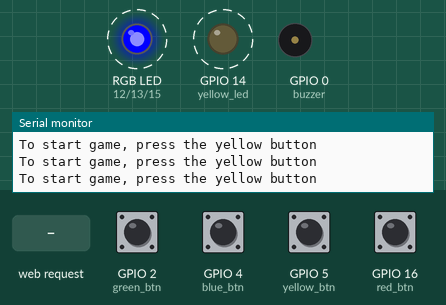
A sketch run on a simulated ESP8266 (NodeMCU). Parts: an RGB LED mixed from three pins (HIGH = lit), output pins drawn as LEDs (lit = HIGH), buzzer (waves = sounding), the last lines printed to the serial monitor. Dashed ring = blinking. The test bench sets the inputs (shaded band); at power-on: GPIO 2 (green_btn), GPIO 4 (blue_btn), GPIO 5 (yellow_btn), GPIO 16 (red_btn) HIGH. WiFi joins after 1.5 s; servers stay silent unless stated; random numbers use the default seed unless the sketch sets one.

Above: at 2.43 s.
2.8 s: GPIO 5 (yellow_btn) pulled LOW for 0.5 s
At 4.5 s:
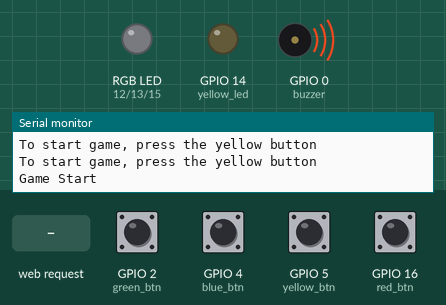
5.6 s: GPIO 4 (blue_btn) pulled LOW for 0.5 s
At 6.5 s:
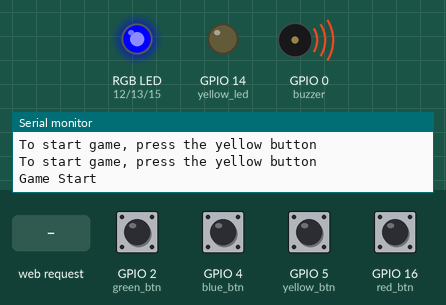
9.1 s: HTTP request GET / received
12.1 s: GPIO 2 (green_btn) pulled LOW for 0.5 s
15.1 s: GPIO 5 (yellow_btn) pulled LOW for 1 s
At 15.7 s:
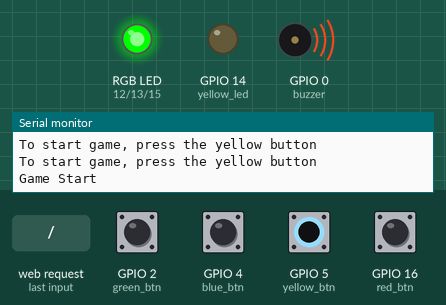
Timing chart, 0 to 18.1 s (numbered marks = the images above; inputs shaded):
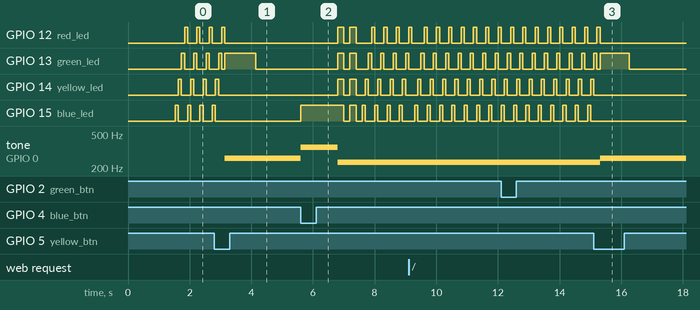

Measured:
- after the input at 2.8 s, tone on GPIO 0 (buzzer): silent → 261 Hz after 0.34 s
- after the input at 5.6 s, GPIO 12 (red_led): LOW → HIGH after 1.2 s, → LOW 0.20 s later, → HIGH 0.20 s later, → LOW 0.20 s later, … (10 changes in this stretch); GPIO 13 (green_led): goes HIGH 0.20 s, LOW 0.20 s, HIGH 0.20 s, LOW 0.40 s, 3 × (HIGH 0.10 s, LOW 0.30 s), then HIGH, starting after 1.2 s
- after the input at 15.1 s, tone on GPIO 0 (buzzer): 233 Hz → 261 Hz after 0.21 s

The sketch:

simon_io.ino
```cpp
 /*
 * Created by Myungji
 * This program demonstrates Simon Game
 * class : IT892 (IIT)
 */

#include <ESP8266WiFi.h>
#include <WiFiClient.h>
#include <ESP8266WebServer.h>
#include <ESP8266mDNS.h>

#ifndef STASSID
#define STASSID "iPhone"
#define STAPSK  "03032626"
#endif


const int MAX_LEVEL = 10;  //you can set up
int sequence[MAX_LEVEL];
int sound[MAX_LEVEL];
int gamer_sequence[MAX_LEVEL];
int dingDongDang[4] = {523, 659, 783, 1046};

int level = 1;
int sounds = 0;
int velocity = 1000;

const int green_led = 13;
const int red_led = 12;
const int yellow_led = 14;
const int blue_led = 15;

const int green_btn = 2;
const int red_btn = 16;
const int yellow_btn = 5;
const int blue_btn = 4;

const int buzzer = 0;


/**********connecting webserver***********/

const char *ssid = STASSID;
const char *password = STAPSK;

ESP8266WebServer server(80);


//Set game start
void handleRoot() {
  char temp[800];
  int sec = millis() / 1000;
  int min = sec / 60;
  int hr = min / 60;

  snprintf(temp, 800,

                    "<html>\
                      <head>\
                        <meta http-equiv='refresh' content='5'/>\
                        <title>SIMON GAME PAGE</title>\
                        <style>\
                          body { background-color: #FFFFFF; font-family: Arial, Helvetica, Sans-Serif; Color: #000000; text-align:center; }\
                        </style>\
                      </head>\
                      <body>\
                        <h1>This is SIMON GAME!</h1>\
                        <p>If you want to \start, \press the yellow button</p>\
                        <h2>Your Score : %d</h2>\
                        <p>Play Time: %02d:%02d:%02d </p>\
                        <img src=\"/color.svg\" />\\
                      </body>\
                    </html>",
                      --level, hr, min % 60, sec % 60
          );
  server.send(200, "text/html", temp);
}


//fail to connect
void handleNotFound() {
  String message = "File Not Found\n\n";
  message += "URI: ";
  message += server.uri();
  message += "\nMethod: ";
  message += (server.method() == HTTP_GET) ? "GET" : "POST";
  message += "\nArguments: ";
  message += server.args();
  message += "\n";

  for (uint8_t i = 0; i < server.args(); i++) {
    message += " " + server.argName(i) + ": " + server.arg(i) + "\n";
  }

  server.send(404, "text/plain", message);
}


//when you pushed button, color image is changed
void change() {
  String out;
  out.reserve(2600);
  int btnState[4] = {1, 1, 1, 1};
  btnState[0] = digitalRead(green_btn);
  btnState[1] = digitalRead(red_btn);
  btnState[2] = digitalRead(yellow_btn);
  btnState[3] = digitalRead(blue_btn);
  //to check which button player push? red or blue or green or yellow
  if (btnState[0] == LOW) {
    out += "<svg xmlns=\"http://www.w3.org/2000/svg\" version=\"1.1\" width=\"100\" height=\"100\">\n";
    out += "<circle cx=\"50\" cy=\"50\" r = \"50\" stroke = \"rgb(0, 128, 0)\" fill=\"rgb(0, 128, 0)\" />\n";
  }
  else if (btnState[1] == LOW) {
    out += "<svg xmlns=\"http://www.w3.org/2000/svg\" version=\"1.1\" width=\"100\" height=\"100\">\n";
    out += "<circle cx=\"50\" cy=\"50\" r = \"50\" stroke = \"rgb(255, 0, 0)\" fill=\"rgb(255, 0, 0)\" />\n";
  }
  else if (btnState[2] == LOW) {
    out += "<svg xmlns=\"http://www.w3.org/2000/svg\" version=\"1.1\" width=\"100\" height=\"100\">\n";
    out += "<circle cx=\"50\" cy=\"50\" r = \"50\" stroke = \"rgb(255, 255, 0)\" fill=\"rgb(255, 255, 0)\" />\n";
  }
  else if (btnState[3] == LOW) {
    out += "<svg xmlns=\"http://www.w3.org/2000/svg\" version=\"1.1\" width=\"100\" height=\"100\">\n";
    out += "<circle cx=\"50\" cy=\"50\" r = \"50\" stroke = \"rgb(0, 0, 255)\" fill=\"rgb(0, 0, 255)\" />\n";
  }
  else {
    out += "<svg xmlns=\"http://www.w3.org/2000/svg\" version=\"1.1\" width=\"100\" height=\"100\">\n";
    out += "<circle cx=\"50\" cy=\"50\" r = \"50\" stroke = \"rgb(255, 255, 255)\" fill=\"rgb(255, 255, 255)\" />\n";

  }
  out += "</svg>";
  server.send(200, "image/svg+xml", out);
}


/**********arduino setting***********/


void setup() {
  Serial.begin(19200);

  //Try to connect wifi
  WiFi.mode(WIFI_STA);
  WiFi.begin(ssid, password);
  Serial.println("");

  //Wait for connection
  while (WiFi.status() != WL_CONNECTED) {
    delay(500);
    Serial.print(".");
  }

  Serial.println("");
  Serial.print("Connected to ");
  Serial.println(ssid);
  Serial.print("IP address: ");
  Serial.println(WiFi.localIP());

  if (MDNS.begin("SIMON GAME")) {
    Serial.println("game started");
  }

  //Connect to web server
  server.on("/", handleRoot);
  server.on("/color.svg", change);
  server.on("/inline", []() {
    server.send(200, "text/plain", "this works as well");
  });
  server.onNotFound(handleNotFound);
  server.begin();
  Serial.println("HTTP server started");


  pinMode(green_led, OUTPUT); //green_led
  pinMode(red_led, OUTPUT); //red_led
  pinMode(yellow_led, OUTPUT); //yellow_led
  pinMode(blue_led, OUTPUT); //blue_led

  pinMode(green_btn, INPUT_PULLUP); //button 1, green_btn
  pinMode(red_btn, INPUT_PULLUP); //button 2, red_btn
  pinMode(yellow_btn, INPUT_PULLUP); //button 3, yellow_btn
  pinMode(blue_btn, INPUT_PULLUP); //button 4, blue_btn

  pinMode(buzzer, OUTPUT); //buzzer
}

//ready to play game
//when yellow button is pushed, Game Start
void loop() {

  //web server
  server.handleClient();
  MDNS.update();

  Serial.println("To start game, press the yellow button");

  //ready to start game
  if (level == 1) {
    set_sequence();

    for (int i = 15; i >= 12; i--) { //flashing leds
      digitalWrite(i, HIGH);
      delay(100);
      digitalWrite(i, LOW);
    }
  }

  //start game
  if (digitalRead(yellow_btn) == LOW || level != 1) { //start button == button 1
    Serial.print("Game Start");
    show_sequence();
    get_sequence();
  }

  //end game
  if (level == MAX_LEVEL) {
    Serial.print("Good job!!");
    for(int i = 0; i < 4; i++){
      digitalWrite(12+i, HIGH);
      tone(buzzer, dingDongDang[i]);
      delay(100);
      noTone(buzzer);
    }
    level = 1;
  }
}

//make sequence for game
//create array of sequence
void set_sequence() {
  randomSeed(millis()); //true random

  for (int i = 0; i < MAX_LEVEL; i++) {
    sequence[i] = random(12, 16);

    switch (sequence[i]) { //convert color to sound
      case blue_led:
        sounds = 349; //Fa
        break;
      case yellow_led:
        sounds = 329; //Mi
        break;
      case red_led:
        sounds = 293; //Re
        break;
      case green_led:
        sounds = 261; //Do
        break;
    }
    sound[i] = sounds;
  }
}

//show arrays of led and sound
void show_sequence() {
  digitalWrite(green_led, LOW);
  digitalWrite(red_led, LOW);
  digitalWrite(yellow_led, LOW);
  digitalWrite(blue_led, LOW);

  for (int i = 0; i < level; i++) {
    digitalWrite(sequence[i], HIGH);
    tone(buzzer, sound[i]);
    delay(velocity);
    digitalWrite(sequence[i], LOW);
    noTone(buzzer);
    delay(200);
  }
}

//game
void get_sequence() {
  int flag = 0; //flag correct sequence

  for (int i = 0; i < level; i++) {
    flag = 0;

    while (flag == 0) {

      if (digitalRead(green_btn) == LOW) {
        digitalWrite(green_led, HIGH);
        tone(buzzer, 261); //Do
        delay(velocity);
        noTone(buzzer);
        gamer_sequence[i] = green_led;
        flag = 1;
        delay(200);

        if (gamer_sequence[i] != sequence[i]) {
          wrong_sequence();
          return;
        }
        digitalWrite(green_led, LOW);
      }

      if (digitalRead(red_btn) == LOW) {
        digitalWrite(red_led, HIGH);
        tone(buzzer, 293); //Re
        delay(velocity);
        noTone(buzzer);
        gamer_sequence[i] = red_led;
        flag = 1;
        delay(200);

        if (gamer_sequence[i] != sequence[i]) {
          wrong_sequence();
          return;
        }
        digitalWrite(red_led, LOW);
      }

      if (digitalRead(yellow_btn) == LOW) {
        digitalWrite(yellow_led, HIGH);
        tone(buzzer, 329); //Mi
        delay(velocity);
        noTone(buzzer);
        gamer_sequence[i] = yellow_led;
        flag = 1;
        delay(200);

        if (gamer_sequence[i] != sequence[i]) {
          wrong_sequence();
          return;
        }
        digitalWrite(yellow_led, LOW);
      }

      if (digitalRead(blue_btn) == LOW) {
        digitalWrite(blue_led, HIGH);
        tone(buzzer, 349); //Fa
        delay(velocity);
        noTone(buzzer);
        gamer_sequence[i] = blue_led;
        flag = 1;
        delay(200);

        if (gamer_sequence[i] != sequence[i]) {
          wrong_sequence();
          return;
        }
        digitalWrite(blue_led, LOW);
      }
    }
  }

  server.handleClient();
  MDNS.update();

  //correct!
  right_sequence();
}


//when user input correct buttons
//blink leds, level up and increase velocity
void right_sequence() {
  delay(100);

  if (level < MAX_LEVEL) {
    level++;
  }

  server.handleClient();
  MDNS.update();

  velocity -= 50; //increases difficulty
}


//When user input wrong button
//start begining
void wrong_sequence() {

  Serial.print("Wrong Input!");
  for (int i = 0; i < 2; i++) {
    digitalWrite(green_led, HIGH);
    digitalWrite(red_led, HIGH);
    digitalWrite(yellow_led, HIGH);
    digitalWrite(blue_led, HIGH);
    tone(buzzer, 233);
    delay(200);

    digitalWrite(green_led, LOW);
    digitalWrite(red_led, LOW);
    digitalWrite(yellow_led, LOW);
    digitalWrite(blue_led, LOW);
    noTone(buzzer);
    delay(200);
  }
  //Initialization
  level = 1;
  velocity = 1000;
}
```
